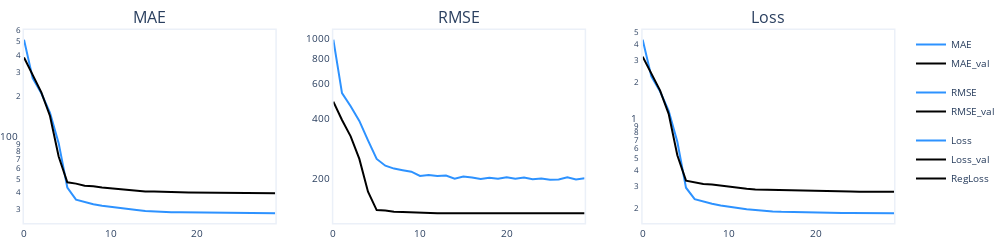

This figure's notebook cell:
### Code cell
create_metrics_plot(metrics)

### Figure 1 — Plotly figure (JSON) as saved in the notebook; plotly's stock layout.template omitted (floating-point values rounded to 4 significant figures)
{"data": [{"legendgroup": "MAE", "line": {"color": "#2d92ff", "width": 2}, "mode": "lines", "name": "MAE", "type": "scatter", "xaxis": "x", "y": [516.7, 271.4, 210.7, 151.7, 91.29, 43.42, 35.47, 33.99, 32.84, 32.0, 31.34, 30.76, 30.22, 29.79, 29.33, 29.07, 28.89, 28.77, 28.68, 28.62, 28.6, 28.53, 28.46, 28.36, 28.33, 28.33, 28.26, 28.23, 28.22, 28.19], "yaxis": "y"}, {"legendgroup": "MAE", "line": {"color": "black", "width": 2}, "mode": "lines", "name": "MAE_val", "type": "scatter", "xaxis": "x", "y": [383.2, 286.8, 213.8, 144.0, 73.0, 47.41, 46.37, 44.71, 44.38, 43.49, 42.87, 42.12, 41.52, 40.89, 40.73, 40.58, 40.28, 40.13, 40.08, 40.0, 39.99, 40.03, 39.75, 39.65, 39.68, 39.64, 39.57, 39.52, 39.47, 39.47], "yaxis": "y"}, {"legendgroup": "RMSE", "line": {"color": "#2d92ff", "width": 2}, "mode": "lines", "name": "RMSE", "type": "scatter", "xaxis": "x2", "y": [988.4, 534.5, 459.5, 388.6, 310.3, 250.8, 232.2, 224.6, 220.5, 216.7, 206.2, 208.7, 206.3, 207.4, 199.9, 205.2, 202.9, 199.3, 201.9, 199.8, 203.2, 200.0, 202.6, 198.6, 200.2, 197.8, 198.3, 203.3, 198.4, 200.8], "yaxis": "y2"}, {"legendgroup": "RMSE", "line": {"color": "black", "width": 2}, "mode": "lines", "name": "RMSE_val", "type": "scatter", "xaxis": "x2", "y": [484.6, 392.3, 325.3, 250.9, 172.2, 139.4, 138.7, 136.8, 136.4, 135.7, 135.6, 135.3, 134.4, 134.6, 134.7, 134.5, 134.4, 134.5, 134.5, 134.6, 134.3, 134.3, 134.4, 134.4, 134.3, 134.3, 134.3, 134.3, 134.3, 134.3], "yaxis": "y2"}, {"legendgroup": "Loss", "line": {"color": "#2d92ff", "width": 2}, "mode": "lines", "name": "Loss", "type": "scatter", "xaxis": "x3", "y": [4.382, 2.234, 1.704, 1.192, 0.6755, 0.2917, 0.2368, 0.2256, 0.2173, 0.2107, 0.2055, 0.2009, 0.1968, 0.1937, 0.1903, 0.1887, 0.1875, 0.1866, 0.186, 0.1856, 0.1852, 0.1847, 0.1842, 0.1837, 0.1834, 0.1832, 0.1829, 0.1827, 0.1826, 0.1825], "yaxis": "y3"}, {"legendgroup": "Loss", "line": {"color": "black", "width": 2}, "mode": "lines", "name": "Loss_val", "type": "scatter", "xaxis": "x3", "y": [3.211, 2.368, 1.732, 1.127, 0.5283, 0.332, 0.3232, 0.3125, 0.3098, 0.303, 0.2977, 0.2901, 0.2859, 0.2818, 0.2807, 0.279, 0.2768, 0.2759, 0.2755, 0.2748, 0.274, 0.2736, 0.2727, 0.2719, 0.2716, 0.2711, 0.2708, 0.2706, 0.2704, 0.2703], "yaxis": "y3"}, {"legendgroup": "Loss", "line": {"color": "black", "width": 2}, "mode": "lines", "name": "RegLoss", "type": "scatter", "xaxis": "x3", "y": [0, 0, 0, 0, 0, 0, 0, 0, 0, 0, 0, 0, 0, 0, 0, 0, 0, 0, 0, 0, 0, 0, 0, 0, 0, 0, 0, 0, 0, 0], "yaxis": "y3"}], "layout": {"annotations": [{"font": {"size": 16}, "showarrow": false, "text": "MAE", "x": 0.1444, "xanchor": "center", "xref": "paper", "y": 1, "yanchor": "bottom", "yref": "paper"}, {"font": {"size": 16}, "showarrow": false, "text": "RMSE", "x": 0.5, "xanchor": "center", "xref": "paper", "y": 1, "yanchor": "bottom", "yref": "paper"}, {"font": {"size": 16}, "showarrow": false, "text": "Loss", "x": 0.8556, "xanchor": "center", "xref": "paper", "y": 1, "yanchor": "bottom", "yref": "paper"}], "autosize": true, "font": {"size": 10}, "height": 200, "margin": {"b": 0, "l": 0, "pad": 0, "r": 10, "t": 30}, "title": {"font": {"size": 10}}, "width": 1000, "xaxis": {"anchor": "y", "domain": [0, 0.2889], "linewidth": 1.5, "mirror": true, "showgrid": false, "showline": true}, "xaxis2": {"anchor": "y2", "domain": [0.3556, 0.6444], "linewidth": 1.5, "mirror": true, "showgrid": false, "showline": true}, "xaxis3": {"anchor": "y3", "domain": [0.7111, 1], "linewidth": 1.5, "mirror": true, "showgrid": false, "showline": true}, "yaxis": {"anchor": "x", "domain": [0, 1], "linewidth": 1.5, "mirror": true, "rangemode": "tozero", "showgrid": false, "showline": true, "type": "log"}, "yaxis2": {"anchor": "x2", "domain": [0, 1], "linewidth": 1.5, "mirror": true, "rangemode": "tozero", "showgrid": false, "showline": true, "type": "log"}, "yaxis3": {"anchor": "x3", "domain": [0, 1], "linewidth": 1.5, "mirror": true, "rangemode": "tozero", "showgrid": false, "showline": true, "type": "log"}}}
